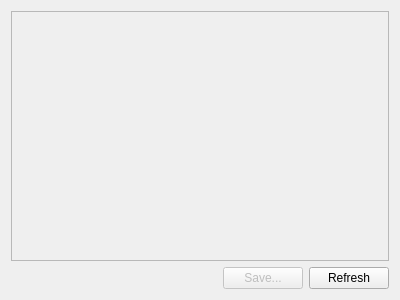
<?xml version="1.0" encoding="UTF-8"?>
<ui version="4.0">
 <class>ScreenShotDialog</class>
 <widget class="QDialog" name="ScreenShotDialog">
  <property name="geometry">
   <rect>
    <x>0</x>
    <y>0</y>
    <width>400</width>
    <height>300</height>
   </rect>
  </property>
  <property name="windowTitle">
   <string>Screenshot</string>
  </property>
  <layout class="QVBoxLayout" name="verticalLayout">
   <item>
    <widget class="QScrollArea" name="scrollArea">
     <property name="widgetResizable">
      <bool>true</bool>
     </property>
     <widget class="QWidget" name="scrollAreaWidgetContents">
      <property name="geometry">
       <rect>
        <x>0</x>
        <y>0</y>
        <width>382</width>
        <height>250</height>
       </rect>
      </property>
      <layout class="QVBoxLayout" name="verticalLayout_2">
       <item>
        <widget class="QLabel" name="label">
         <property name="text">
          <string/>
         </property>
        </widget>
       </item>
      </layout>
     </widget>
    </widget>
   </item>
   <item>
    <layout class="QHBoxLayout" name="horizontalLayout">
     <item>
      <spacer name="horizontalSpacer">
       <property name="orientation">
        <enum>Qt::Horizontal</enum>
       </property>
       <property name="sizeHint" stdset="0">
        <size>
         <width>40</width>
         <height>20</height>
        </size>
       </property>
      </spacer>
     </item>
     <item>
      <widget class="QPushButton" name="pushButtonSave">
       <property name="enabled">
        <bool>false</bool>
       </property>
       <property name="text">
        <string>Save...</string>
       </property>
      </widget>
     </item>
     <item>
      <widget class="QPushButton" name="pushButtonRefresh">
       <property name="text">
        <string>Refresh</string>
       </property>
      </widget>
     </item>
    </layout>
   </item>
  </layout>
 </widget>
 <resources/>
 <connections/>
</ui>
